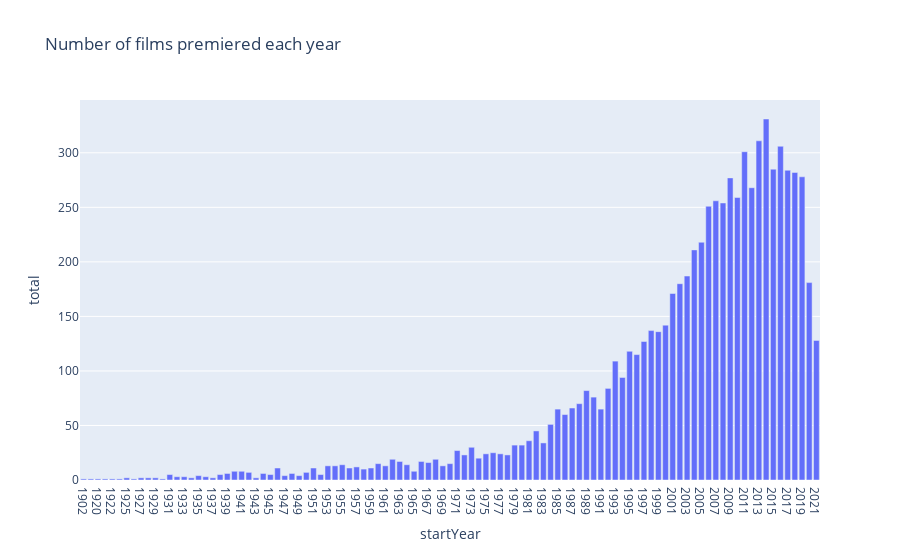

Notebook cell for this chart:
### Markdown cell above
<br/>

The following should generate an interesting plot of the number of films that premiered each year. Notice there is a dip between the 1920s and late 1940s. Why might that be? *This question is rhetorical; you do not need to write your answer anywhere.*

### Code cell
# just run this cell
px.bar(res_q1b, x="startYear", y="total",
       title="Number of films premiered each year")

### Figure 1 — Plotly figure (JSON) as saved in the notebook; plotly's stock layout.template omitted (floating-point values rounded to 4 significant figures)
{"data": [{"alignmentgroup": "True", "hovertemplate": "startYear=%{x}<br>total=%{y}<extra></extra>", "legendgroup": "", "marker": {"color": "#636efa", "pattern": {"shape": ""}}, "name": "", "offsetgroup": "", "orientation": "v", "showlegend": false, "textposition": "auto", "type": "bar", "x": ["1902", "1915", "1920", "1921", "1922", "1924", "1925", "1926", "1927", "1928", "1929", "1930", "1931", "1932", "1933", "1934", "1935", "1936", "1937", "1938", "1939", "1940", "1941", "1942", "1943", "1944", "1945", "1946", "1947", "1948", "1949", "1950", "1951", "1952", "1953", "1954", "1955", "1956", "1957", "1958", "1959", "1960", "1961", "1962", "1963", "1964", "1965", "1966", "1967", "1968", "1969", "1970", "1971", "1972", "1973", "1974", "1975", "1976", "1977", "1978", "1979", "1980", "1981", "1982", "1983", "1984", "1985", "1986", "1987", "1988", "1989", "1990", "1991", "1992", "1993", "1994", "1995", "1996", "1997", "1998", "1999", "2000", "2001", "2002", "2003", "2004", "2005", "2006", "2007", "2008", "2009", "2010", "2011", "2012", "2013", "2014", "2015", "2016", "2017", "2018", "2019", "2020", "2021"], "xaxis": "x", "y": [1, 1, 1, 1, 1, 1, 2, 1, 2, 2, 2, 1, 5, 3, 3, 2, 4, 3, 2, 5, 6, 8, 8, 7, 2, 6, 5, 11, 4, 6, 4, 7, 11, 5, 13, 13, 14, 11, 12, 10, 11, 15, 13, 19, 17, 14, 8, 17, 16, 19, 13, 15, 27, 23, 30, 20, 24, 25, 24, 23, 32, 32, 36, 45, 34, 51, 65, 60, 66, 70, 82, 76, 65, 84, 109, 94, 118, 115, 127, 137, 136, 142, 171, 180, 187, 211, 218, 251, 256, 254, 277, 259, 301, 268, 311, 331, 285, 306, 284, 282, 278, 181, 128], "yaxis": "y"}], "layout": {"barmode": "relative", "legend": {"tracegroupgap": 0}, "title": {"text": "Number of films premiered each year"}, "xaxis": {"anchor": "y", "domain": [0, 1], "title": {"text": "startYear"}}, "yaxis": {"anchor": "x", "domain": [0, 1], "title": {"text": "total"}}}}
